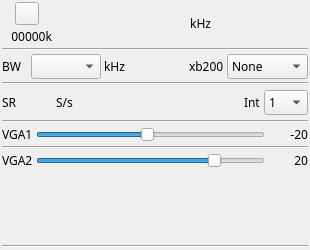
<?xml version="1.0" encoding="UTF-8"?>
<ui version="4.0">
 <class>BladerfOutputGui</class>
 <widget class="QWidget" name="BladerfOutputGui">
  <property name="geometry">
   <rect>
    <x>0</x>
    <y>0</y>
    <width>310</width>
    <height>250</height>
   </rect>
  </property>
  <property name="sizePolicy">
   <sizepolicy hsizetype="Minimum" vsizetype="Minimum">
    <horstretch>0</horstretch>
    <verstretch>0</verstretch>
   </sizepolicy>
  </property>
  <property name="minimumSize">
   <size>
    <width>310</width>
    <height>250</height>
   </size>
  </property>
  <property name="font">
   <font>
    <family>Sans Serif</family>
    <pointsize>9</pointsize>
   </font>
  </property>
  <property name="windowTitle">
   <string>BladeRF</string>
  </property>
  <layout class="QVBoxLayout" name="verticalLayout">
   <property name="spacing">
    <number>3</number>
   </property>
   <property name="leftMargin">
    <number>2</number>
   </property>
   <property name="topMargin">
    <number>2</number>
   </property>
   <property name="rightMargin">
    <number>2</number>
   </property>
   <property name="bottomMargin">
    <number>2</number>
   </property>
   <item>
    <layout class="QHBoxLayout" name="horizontalLayout_freq">
     <item>
      <layout class="QVBoxLayout" name="deviceUILayout">
       <item>
        <layout class="QHBoxLayout" name="deviceButtonsLayout">
         <item>
          <widget class="ButtonSwitch" name="startStop">
           <property name="toolTip">
            <string>start/stop acquisition</string>
           </property>
           <property name="text">
            <string/>
           </property>
           <property name="icon">
            <iconset resource="../../../sdrbase/resources/res.qrc">
             <normaloff>:/play.png</normaloff>
             <normalon>:/stop.png</normalon>:/play.png</iconset>
           </property>
          </widget>
         </item>
        </layout>
       </item>
       <item>
        <layout class="QHBoxLayout" name="deviceRateLayout">
         <item>
          <widget class="QLabel" name="deviceRateLabel">
           <property name="minimumSize">
            <size>
             <width>50</width>
             <height>0</height>
            </size>
           </property>
           <property name="toolTip">
            <string>I/Q sample rate kS/s</string>
           </property>
           <property name="text">
            <string>00000k</string>
           </property>
           <property name="alignment">
            <set>Qt::AlignRight|Qt::AlignTrailing|Qt::AlignVCenter</set>
           </property>
          </widget>
         </item>
        </layout>
       </item>
      </layout>
     </item>
     <item>
      <spacer name="freqLeftSpacer">
       <property name="orientation">
        <enum>Qt::Horizontal</enum>
       </property>
       <property name="sizeHint" stdset="0">
        <size>
         <width>0</width>
         <height>0</height>
        </size>
       </property>
      </spacer>
     </item>
     <item>
      <widget class="ValueDial" name="centerFrequency" native="true">
       <property name="sizePolicy">
        <sizepolicy hsizetype="Maximum" vsizetype="Maximum">
         <horstretch>0</horstretch>
         <verstretch>0</verstretch>
        </sizepolicy>
       </property>
       <property name="minimumSize">
        <size>
         <width>32</width>
         <height>16</height>
        </size>
       </property>
       <property name="font">
        <font>
         <family>Monospace</family>
         <pointsize>20</pointsize>
        </font>
       </property>
       <property name="cursor">
        <cursorShape>SizeVerCursor</cursorShape>
       </property>
       <property name="focusPolicy">
        <enum>Qt::StrongFocus</enum>
       </property>
       <property name="toolTip">
        <string>Tuner center frequency in kHz</string>
       </property>
      </widget>
     </item>
     <item>
      <widget class="QLabel" name="freqUnits">
       <property name="text">
        <string> kHz</string>
       </property>
      </widget>
     </item>
     <item>
      <spacer name="freqRightlSpacer">
       <property name="orientation">
        <enum>Qt::Horizontal</enum>
       </property>
       <property name="sizeHint" stdset="0">
        <size>
         <width>0</width>
         <height>0</height>
        </size>
       </property>
      </spacer>
     </item>
    </layout>
   </item>
   <item>
    <widget class="Line" name="line">
     <property name="orientation">
      <enum>Qt::Horizontal</enum>
     </property>
    </widget>
   </item>
   <item>
    <layout class="QGridLayout" name="gridLayout_corr">
     <item row="0" column="4">
      <spacer name="horizontalSpacer_2">
       <property name="orientation">
        <enum>Qt::Horizontal</enum>
       </property>
       <property name="sizeHint" stdset="0">
        <size>
         <width>40</width>
         <height>20</height>
        </size>
       </property>
      </spacer>
     </item>
     <item row="0" column="5">
      <widget class="QLabel" name="xb200Label">
       <property name="text">
        <string>xb200</string>
       </property>
      </widget>
     </item>
     <item row="0" column="6">
      <widget class="QComboBox" name="xb200">
       <property name="toolTip">
        <string>XB200 board mode</string>
       </property>
       <property name="currentText">
        <string>None</string>
       </property>
       <property name="currentIndex">
        <number>0</number>
       </property>
       <property name="maxVisibleItems">
        <number>5</number>
       </property>
       <item>
        <property name="text">
         <string>None</string>
        </property>
       </item>
       <item>
        <property name="text">
         <string>Bypass</string>
        </property>
       </item>
       <item>
        <property name="text">
         <string>Auto 1dB</string>
        </property>
       </item>
       <item>
        <property name="text">
         <string>Auto 3dB</string>
        </property>
       </item>
       <item>
        <property name="text">
         <string>Custom</string>
        </property>
       </item>
       <item>
        <property name="text">
         <string>50M</string>
        </property>
       </item>
       <item>
        <property name="text">
         <string>144M</string>
        </property>
       </item>
       <item>
        <property name="text">
         <string>222M</string>
        </property>
       </item>
      </widget>
     </item>
     <item row="0" column="1">
      <widget class="QLabel" name="bandwidthLabel">
       <property name="sizePolicy">
        <sizepolicy hsizetype="Maximum" vsizetype="Preferred">
         <horstretch>0</horstretch>
         <verstretch>0</verstretch>
        </sizepolicy>
       </property>
       <property name="text">
        <string>BW  </string>
       </property>
      </widget>
     </item>
     <item row="0" column="2">
      <widget class="QComboBox" name="bandwidth">
       <property name="maximumSize">
        <size>
         <width>70</width>
         <height>16777215</height>
        </size>
       </property>
       <property name="toolTip">
        <string>IF bandwidth in kHz</string>
       </property>
      </widget>
     </item>
     <item row="0" column="3">
      <widget class="QLabel" name="bandwidthUnit">
       <property name="text">
        <string>kHz</string>
       </property>
      </widget>
     </item>
    </layout>
   </item>
   <item>
    <widget class="Line" name="line_freq">
     <property name="orientation">
      <enum>Qt::Horizontal</enum>
     </property>
    </widget>
   </item>
   <item>
    <layout class="QHBoxLayout" name="sampleRateLayout">
     <property name="topMargin">
      <number>2</number>
     </property>
     <property name="bottomMargin">
      <number>2</number>
     </property>
     <item>
      <widget class="QLabel" name="samplerateLabel">
       <property name="sizePolicy">
        <sizepolicy hsizetype="Maximum" vsizetype="Preferred">
         <horstretch>0</horstretch>
         <verstretch>0</verstretch>
        </sizepolicy>
       </property>
       <property name="text">
        <string>SR</string>
       </property>
      </widget>
     </item>
     <item>
      <widget class="ValueDial" name="sampleRate" native="true">
       <property name="sizePolicy">
        <sizepolicy hsizetype="Maximum" vsizetype="Maximum">
         <horstretch>0</horstretch>
         <verstretch>0</verstretch>
        </sizepolicy>
       </property>
       <property name="minimumSize">
        <size>
         <width>32</width>
         <height>16</height>
        </size>
       </property>
       <property name="font">
        <font>
         <family>Monospace</family>
         <pointsize>12</pointsize>
        </font>
       </property>
       <property name="toolTip">
        <string>Device sample rate (S/s)</string>
       </property>
      </widget>
     </item>
     <item>
      <widget class="QLabel" name="samplerateUnit">
       <property name="text">
        <string>S/s</string>
       </property>
      </widget>
     </item>
     <item>
      <spacer name="horizontalSpacer_4">
       <property name="orientation">
        <enum>Qt::Horizontal</enum>
       </property>
       <property name="sizeHint" stdset="0">
        <size>
         <width>40</width>
         <height>20</height>
        </size>
       </property>
      </spacer>
     </item>
     <item>
      <widget class="QLabel" name="label_interp">
       <property name="text">
        <string>Int</string>
       </property>
      </widget>
     </item>
     <item>
      <widget class="QComboBox" name="interp">
       <property name="maximumSize">
        <size>
         <width>50</width>
         <height>16777215</height>
        </size>
       </property>
       <property name="toolTip">
        <string>Interpolation factor</string>
       </property>
       <property name="currentIndex">
        <number>0</number>
       </property>
       <item>
        <property name="text">
         <string>1</string>
        </property>
       </item>
       <item>
        <property name="text">
         <string>2</string>
        </property>
       </item>
       <item>
        <property name="text">
         <string>4</string>
        </property>
       </item>
       <item>
        <property name="text">
         <string>8</string>
        </property>
       </item>
       <item>
        <property name="text">
         <string>16</string>
        </property>
       </item>
       <item>
        <property name="text">
         <string>32</string>
        </property>
       </item>
      </widget>
     </item>
    </layout>
   </item>
   <item>
    <widget class="Line" name="line_lna">
     <property name="orientation">
      <enum>Qt::Horizontal</enum>
     </property>
    </widget>
   </item>
   <item>
    <layout class="QGridLayout" name="gridLayout_vga1">
     <property name="spacing">
      <number>3</number>
     </property>
     <item row="0" column="1">
      <widget class="QSlider" name="vga1">
       <property name="toolTip">
        <string>Amplifier before filtering gain (dB)</string>
       </property>
       <property name="minimum">
        <number>-35</number>
       </property>
       <property name="maximum">
        <number>-4</number>
       </property>
       <property name="pageStep">
        <number>1</number>
       </property>
       <property name="value">
        <number>-20</number>
       </property>
       <property name="orientation">
        <enum>Qt::Horizontal</enum>
       </property>
      </widget>
     </item>
     <item row="0" column="2">
      <widget class="QLabel" name="vga1Text">
       <property name="minimumSize">
        <size>
         <width>40</width>
         <height>0</height>
        </size>
       </property>
       <property name="text">
        <string>-20</string>
       </property>
       <property name="alignment">
        <set>Qt::AlignRight|Qt::AlignTrailing|Qt::AlignVCenter</set>
       </property>
      </widget>
     </item>
     <item row="0" column="0">
      <widget class="QLabel" name="vga1Label">
       <property name="text">
        <string>VGA1</string>
       </property>
      </widget>
     </item>
    </layout>
   </item>
   <item>
    <widget class="Line" name="line_vga1">
     <property name="orientation">
      <enum>Qt::Horizontal</enum>
     </property>
    </widget>
   </item>
   <item>
    <layout class="QGridLayout" name="gridLayout_vga2" columnstretch="0,0,0">
     <property name="spacing">
      <number>3</number>
     </property>
     <item row="0" column="0">
      <widget class="QLabel" name="vga2Label">
       <property name="text">
        <string>VGA2</string>
       </property>
      </widget>
     </item>
     <item row="0" column="1">
      <widget class="QSlider" name="vga2">
       <property name="toolTip">
        <string>Amplifier before ADC gain (dB)</string>
       </property>
       <property name="maximum">
        <number>25</number>
       </property>
       <property name="singleStep">
        <number>1</number>
       </property>
       <property name="pageStep">
        <number>1</number>
       </property>
       <property name="value">
        <number>20</number>
       </property>
       <property name="orientation">
        <enum>Qt::Horizontal</enum>
       </property>
      </widget>
     </item>
     <item row="0" column="2">
      <widget class="QLabel" name="vga2Text">
       <property name="minimumSize">
        <size>
         <width>40</width>
         <height>0</height>
        </size>
       </property>
       <property name="text">
        <string>20</string>
       </property>
       <property name="alignment">
        <set>Qt::AlignRight|Qt::AlignTrailing|Qt::AlignVCenter</set>
       </property>
      </widget>
     </item>
    </layout>
   </item>
   <item>
    <layout class="QHBoxLayout" name="padLayout">
     <item>
      <spacer name="verticalPadSpacer">
       <property name="orientation">
        <enum>Qt::Vertical</enum>
       </property>
       <property name="sizeHint" stdset="0">
        <size>
         <width>20</width>
         <height>40</height>
        </size>
       </property>
      </spacer>
     </item>
    </layout>
   </item>
   <item>
    <widget class="Line" name="line_vga2">
     <property name="orientation">
      <enum>Qt::Horizontal</enum>
     </property>
    </widget>
   </item>
  </layout>
 </widget>
 <customwidgets>
  <customwidget>
   <class>ValueDial</class>
   <extends>QWidget</extends>
   <header>gui/valuedial.h</header>
   <container>1</container>
  </customwidget>
  <customwidget>
   <class>ButtonSwitch</class>
   <extends>QToolButton</extends>
   <header>gui/buttonswitch.h</header>
  </customwidget>
 </customwidgets>
 <resources>
  <include location="../../../sdrbase/resources/res.qrc"/>
  <include location="../../../sdrbase/resources/res.qrc"/>
  <include location="../../../sdrbase/resources/res.qrc"/>
  <include location="../../../sdrbase/resources/res.qrc"/>
  <include location="../../../sdrbase/resources/res.qrc"/>
  <include location="../../../sdrbase/resources/res.qrc"/>
  <include location="../../../sdrbase/resources/res.qrc"/>
  <include location="../../../sdrbase/resources/res.qrc"/>
  <include location="../../../sdrbase/resources/res.qrc"/>
  <include location="../../../sdrbase/resources/res.qrc"/>
  <include location="../../../sdrbase/resources/res.qrc"/>
  <include location="../../../sdrbase/resources/res.qrc"/>
  <include location="../../../sdrbase/resources/res.qrc"/>
  <include location="../../../sdrbase/resources/res.qrc"/>
  <include location="../../../sdrbase/resources/res.qrc"/>
  <include location="../../../sdrbase/resources/res.qrc"/>
  <include location="../../../sdrbase/resources/res.qrc"/>
  <include location="../../../sdrbase/resources/res.qrc"/>
  <include location="../../../sdrbase/resources/res.qrc"/>
  <include location="../../../sdrbase/resources/res.qrc"/>
  <include location="../../../sdrbase/resources/res.qrc"/>
  <include location="../../../sdrbase/resources/res.qrc"/>
  <include location="../../../sdrbase/resources/res.qrc"/>
  <include location="../../../sdrbase/resources/res.qrc"/>
  <include location="../../../sdrbase/resources/res.qrc"/>
 </resources>
 <connections/>
</ui>
